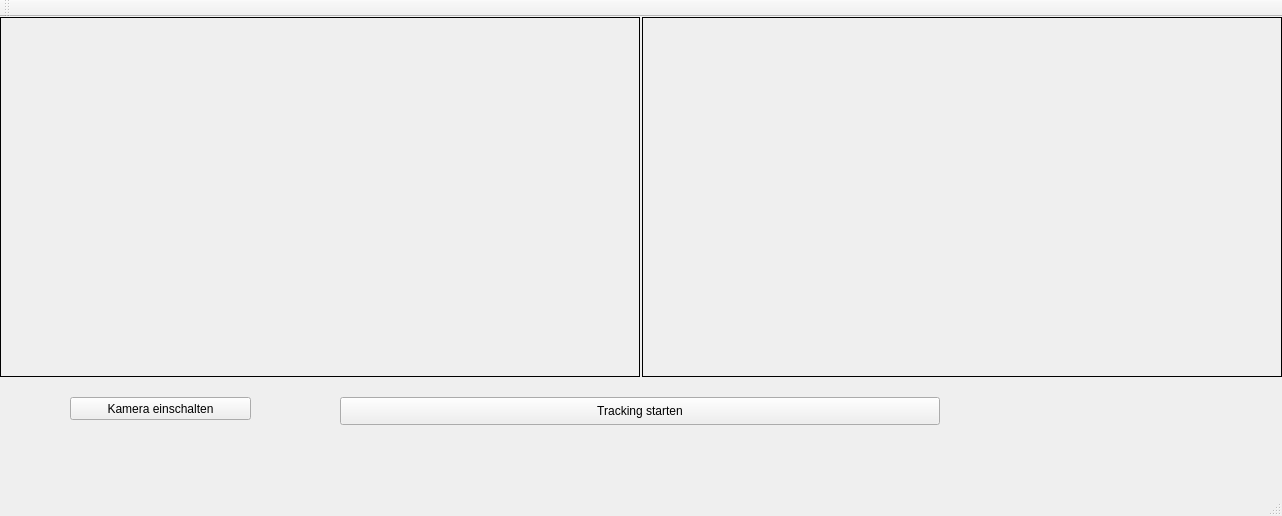
<?xml version="1.0" encoding="UTF-8"?>
<ui version="4.0">
 <class>MainWindow</class>
 <widget class="QMainWindow" name="MainWindow">
  <property name="geometry">
   <rect>
    <x>0</x>
    <y>0</y>
    <width>1282</width>
    <height>516</height>
   </rect>
  </property>
  <property name="windowTitle">
   <string>MainWindow</string>
  </property>
  <widget class="QWidget" name="centralWidget">
   <widget class="QPushButton" name="playStopBtn">
    <property name="geometry">
     <rect>
      <x>340</x>
      <y>380</y>
      <width>600</width>
      <height>28</height>
     </rect>
    </property>
    <property name="text">
     <string>Tracking starten</string>
    </property>
   </widget>
   <widget class="VideoWidget" name="inputFrame">
    <property name="geometry">
     <rect>
      <x>0</x>
      <y>0</y>
      <width>640</width>
      <height>360</height>
     </rect>
    </property>
    <property name="frameShape">
     <enum>QFrame::Box</enum>
    </property>
    <property name="text">
     <string/>
    </property>
    <property name="scaledContents">
     <bool>false</bool>
    </property>
    <property name="alignment">
     <set>Qt::AlignCenter</set>
    </property>
   </widget>
   <widget class="VideoWidget" name="inputFrame_2">
    <property name="geometry">
     <rect>
      <x>642</x>
      <y>0</y>
      <width>640</width>
      <height>360</height>
     </rect>
    </property>
    <property name="frameShape">
     <enum>QFrame::Box</enum>
    </property>
    <property name="text">
     <string/>
    </property>
    <property name="scaledContents">
     <bool>false</bool>
    </property>
    <property name="alignment">
     <set>Qt::AlignCenter</set>
    </property>
   </widget>
   <widget class="QPushButton" name="pushButton">
    <property name="geometry">
     <rect>
      <x>70</x>
      <y>380</y>
      <width>181</width>
      <height>23</height>
     </rect>
    </property>
    <property name="text">
     <string>Kamera einschalten</string>
    </property>
   </widget>
  </widget>
  <widget class="QMenuBar" name="menuBar">
   <property name="geometry">
    <rect>
     <x>0</x>
     <y>0</y>
     <width>1282</width>
     <height>21</height>
    </rect>
   </property>
  </widget>
  <widget class="QToolBar" name="mainToolBar">
   <attribute name="toolBarArea">
    <enum>TopToolBarArea</enum>
   </attribute>
   <attribute name="toolBarBreak">
    <bool>false</bool>
   </attribute>
  </widget>
  <widget class="QStatusBar" name="statusBar"/>
 </widget>
 <layoutdefault spacing="6" margin="11"/>
 <customwidgets>
  <customwidget>
   <class>VideoWidget</class>
   <extends>QLabel</extends>
   <header>videowidget.h</header>
  </customwidget>
 </customwidgets>
 <resources/>
 <connections/>
</ui>
